Frame 1 (no input): blank canvas, image omitted
Frame 60 (no input): blank canvas, image omitted
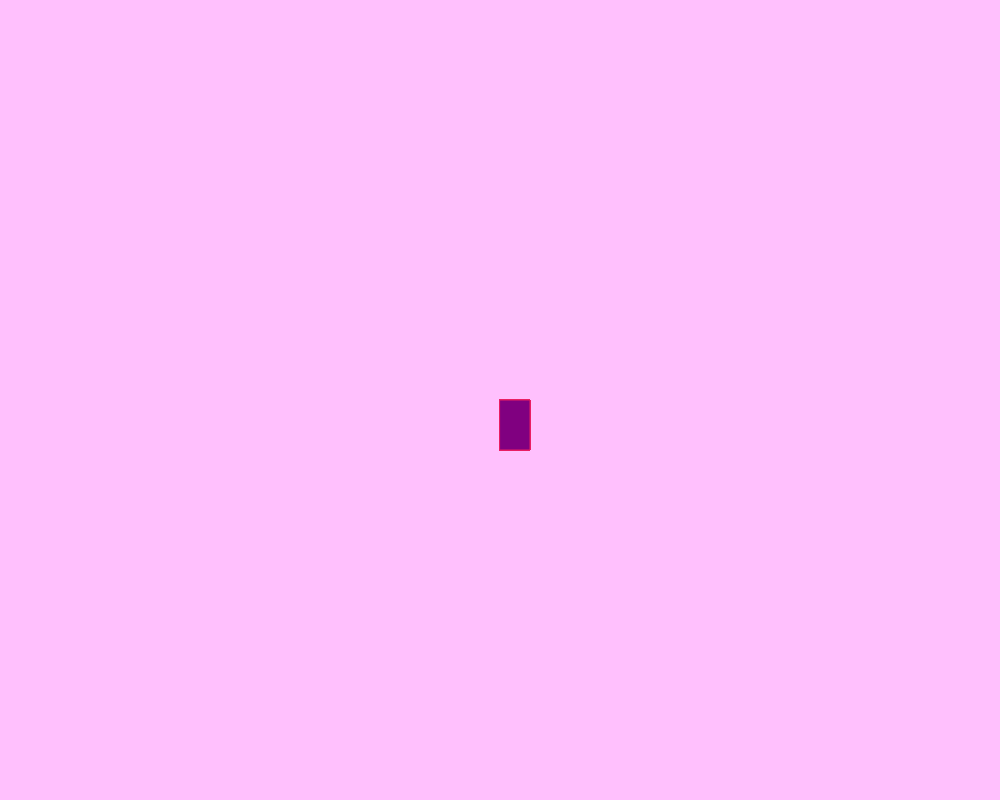
Frame 120 (the mouse pressed at the canvas centre since frame 60)

The p5.js sketch whose frames 1 and 60 were blank and that drew this single picture after the mouse press (run headless with seeded random() and noise() and a simulated clock; from frame 60 on, the mouse is pressed at the canvas centre):

// p5.js sketch
// ── sketch.js
function setup() {
  createCanvas(1000, 800);
  background("rgb(255,192,253)");
}

function draw() {
  
  fill("purple");
  stroke("#E91E63");
  if(mouseIsPressed)
  rect(mouseX,mouseY,30,50);
}
